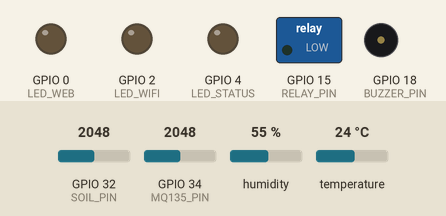
This sketch was run on a simulated ESP32. Shown: switched loads named in the sketch (green lamp = pin HIGH), output pins drawn as LEDs (lit = HIGH), buzzer (waves = sounding). Inputs (shaded band) come from the test bench; at power-on: GPIO 32 (SOIL_PIN) = 2048, GPIO 34 (MQ135_PIN) = 2048, humidity 55 %, temperature 24 °C. WiFi joins after 1.5 s; servers stay silent unless stated; uploads are accepted with an empty reply.

Above: at 0.1 s.
At 1.9 s:
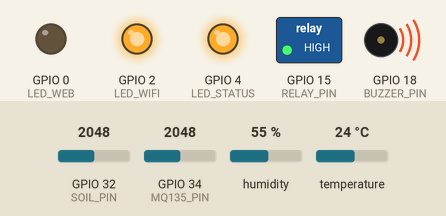
Timing chart, 0 to 3.4 s (numbered marks = the images above):
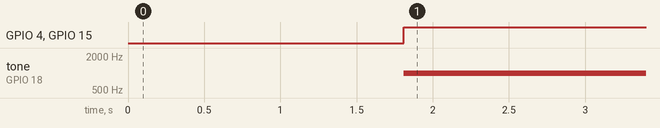

The sketch:

esp32.ino
```cpp
#include <WiFi.h>
#include <HTTPClient.h>
#include <WiFiManager.h>
#include <WiFiClientSecure.h>
#include <UniversalTelegramBot.h>
#include "DHT.h"
#include "config.h"
// --- ตั้งค่า Telegram ---

WiFiClientSecure client_secure;
UniversalTelegramBot bot(BOT_TOKEN, client_secure);

#define DHTPIN 13
#define DHTTYPE DHT22
DHT dht(DHTPIN, DHTTYPE);

#define MQ135_PIN 34
#define SOIL_PIN 32
#define RELAY_PIN 15

#define LED_WIFI 2
#define LED_STATUS 4
#define LED_WEB 0
#define BUZZER_PIN 18

void setup() {
  Serial.begin(115200);
  dht.begin();

  pinMode(BUZZER_PIN, OUTPUT);
  pinMode(RELAY_PIN, OUTPUT);
  pinMode(LED_WIFI, OUTPUT);
  pinMode(LED_STATUS, OUTPUT);
  pinMode(LED_WEB, OUTPUT);

  digitalWrite(RELAY_PIN, LOW);
  digitalWrite(LED_WIFI, LOW);
  digitalWrite(LED_STATUS, LOW);
  digitalWrite(LED_WEB, LOW);

  WiFiManager wm;
  bool res = wm.autoConnect("ESP32_Config_AP");

  if(!res) {
      digitalWrite(LED_STATUS, HIGH);
  } else {
      digitalWrite(LED_WIFI, HIGH);
      client_secure.setInsecure(); // สำหรับ Telegram
      bot.sendMessage(CHAT_ID, "ระบบ MySQL เริ่มทำงาน!", "");
  }
}

void loop() {
  // --- 1. อ่านค่าเซนเซอร์ ---
  float h = dht.readHumidity();
  float t = dht.readTemperature();
  int gasVal = analogRead(MQ135_PIN);
  int soilVal = analogRead(SOIL_PIN);

  // ตรวจสอบความถูกต้องของข้อมูลเซนเซอร์ก่อนเริ่มทำงาน
  if (isnan(h) || isnan(t)) {
    Serial.println("Failed to read from DHT sensor!");
    delay(2000); // รอสักพักแล้วเริ่มใหม่
    return;
  }

  // --- 2. Edge Computing Logic (ทำงานได้ทันทีแม้เน็ตหลุด)  ---

  // ระบบปั๊มน้ำอัตโนมัติ
  String relayStateText = (soilVal > 3500) ? "ON" : "OFF";
  digitalWrite(RELAY_PIN, (soilVal > 3500) ? LOW : HIGH); // สมมติ Relay Active Low

  // ระบบแจ้งเตือนแก๊ส (Buzzer และ LED Status) [cite: 27, 29]
  if (gasVal > 1500) {
    tone(BUZZER_PIN, 1000);
    digitalWrite(LED_STATUS, HIGH);
  } else {
    noTone(BUZZER_PIN);
    digitalWrite(LED_STATUS, LOW);
  }

  // --- 3. ส่วนการเชื่อมต่อภายนอก (เมื่อมี WiFi เท่านั้น) [cite: 39] ---
  if (WiFi.status() == WL_CONNECTED) {
    digitalWrite(LED_WIFI, HIGH); //[cite: 31]

    // ส่ง Telegram เมื่อค่าถึงจุดวิกฤต [cite: 45]
    if (gasVal > 1500 || soilVal > 3500) {
       String message = "⚠️ แจ้งเตือนสถานะผิดปกติ\n";
       message += "ความชื้นในดิน: " + String(soilVal) + "\nแก๊ส: " + String(gasVal);
       bot.sendMessage(CHAT_ID, message, "");
    }

    // ส่งข้อมูลไป MySQL ผ่าน HTTP POST [cite: 41, 42]
    HTTPClient http;
    http.begin(serverName);
    http.addHeader("Content-Type", "application/x-www-form-urlencoded");

    String httpRequestData = String("api_key=lGFFoX4iAliV6L3") +
                             "&temp=" + String(t) +
                             "&hum=" + String(h) +
                             "&gas=" + String(gasVal) +
                             "&soil=" + String(soilVal) +
                             "&relay=" + relayStateText;

    int httpResponseCode = http.POST(httpRequestData);

    if (httpResponseCode > 0) {
      String payload = http.getString();
      // ควบคุม LED ผ่านหน้าเว็บ Dashboard [cite: 44]
      if (payload.indexOf("LED_ON") != -1) {
        digitalWrite(LED_WEB, HIGH);
      } else if (payload.indexOf("LED_OFF") != -1) {
        digitalWrite(LED_WEB, LOW);
      }
    }
    http.end();
  } else {
    digitalWrite(LED_WIFI, LOW); //[cite: 33]
  }

  delay(30000); // ส่งข้อมูลทุก 30 วินาที
}
  
```

config.h
```cpp
// config.h
#ifndef CONFIG_H
#define CONFIG_H

// --- ตั้งค่า Telegram ---
#define BOT_TOKEN "yourBOTTOKEN"
#define CHAT_ID "YOURCHATID"

// --- ตั้งค่า Server (ใช้ Local IP ของคอมพิวเตอร์) ---
// สำคัญ: ต้องเป็น http ไม่ใช่ https
const char* serverName = "https://yourserverIP/Web-Dashboard/post-data.php";

#endif
```

Measured:
- by itself, GPIO 4 (LED_STATUS), GPIO 15 (RELAY_PIN): LOW → HIGH at 1.8 s
- by itself, tone on GPIO 18 (BUZZER_PIN): silent → 1000 Hz at 1.8 s
